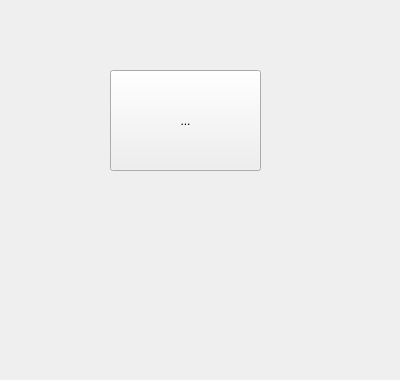
<?xml version="1.0" encoding="UTF-8"?>
<ui version="4.0">
 <class>FilingForm</class>
 <widget class="QWidget" name="FilingForm">
  <property name="geometry">
   <rect>
    <x>0</x>
    <y>0</y>
    <width>400</width>
    <height>380</height>
   </rect>
  </property>
  <property name="windowTitle">
   <string>Form</string>
  </property>
  <widget class="QToolButton" name="toolButton">
   <property name="geometry">
    <rect>
     <x>110</x>
     <y>70</y>
     <width>151</width>
     <height>101</height>
    </rect>
   </property>
   <property name="text">
    <string>...</string>
   </property>
  </widget>
 </widget>
 <resources/>
 <connections/>
</ui>
